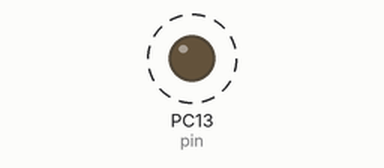
Simulated run of this sketch. Board: STM32 Blue Pill. On the bench: output pins drawn as LEDs (lit = HIGH). Dashed ring = blinking.

Above: at 0.5 s.
Timing chart, 0 to 4.6 s (numbered marks = the images above):
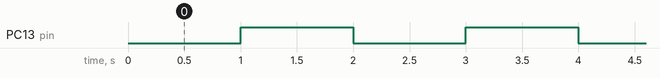

The sketch:

T22_STM32_Check_I2C.ino
```cpp
/*
  Timebase callback
  This example shows how to configure HardwareTimer to execute a callback at regular interval.
  Callback toggles pin.
  Once configured, there is only CPU load for callbacks executions.
*/

#if !defined(STM32_CORE_VERSION) || (STM32_CORE_VERSION  < 0x01090000)
#error "Due to API change, this sketch is compatible with STM32_CORE_VERSION  >= 0x01090000"
#endif

#if defined(LED_BUILTIN)
#define pin  LED_BUILTIN
#else
#define pin  PC13
#endif

void Update_IT_callback(void)
{ // Toggle pin. 10hz toogle --> 5Hz PWM
  digitalWrite(pin, !digitalRead(pin));
}


void setup()
{
#if defined(TIM1)
  TIM_TypeDef *Instance = TIM1;
#else
  TIM_TypeDef *Instance = TIM2;
#endif

  // Instantiate HardwareTimer object. Thanks to 'new' instanciation, HardwareTimer is not destructed when setup() function is finished.
  HardwareTimer *MyTim = new HardwareTimer(Instance);

  // configure pin in output mode
  pinMode(pin, OUTPUT);

  MyTim->setOverflow(1, HERTZ_FORMAT); // 10 Hz
  MyTim->attachInterrupt(Update_IT_callback);
  MyTim->resume();
}


void loop()
{
  /* Nothing to do all is done by hardware. Even no interrupt required. */
}
```

Measured:
- by itself, PC13 (pin): alternates HIGH for 1.0 s and LOW for 1.0 s
